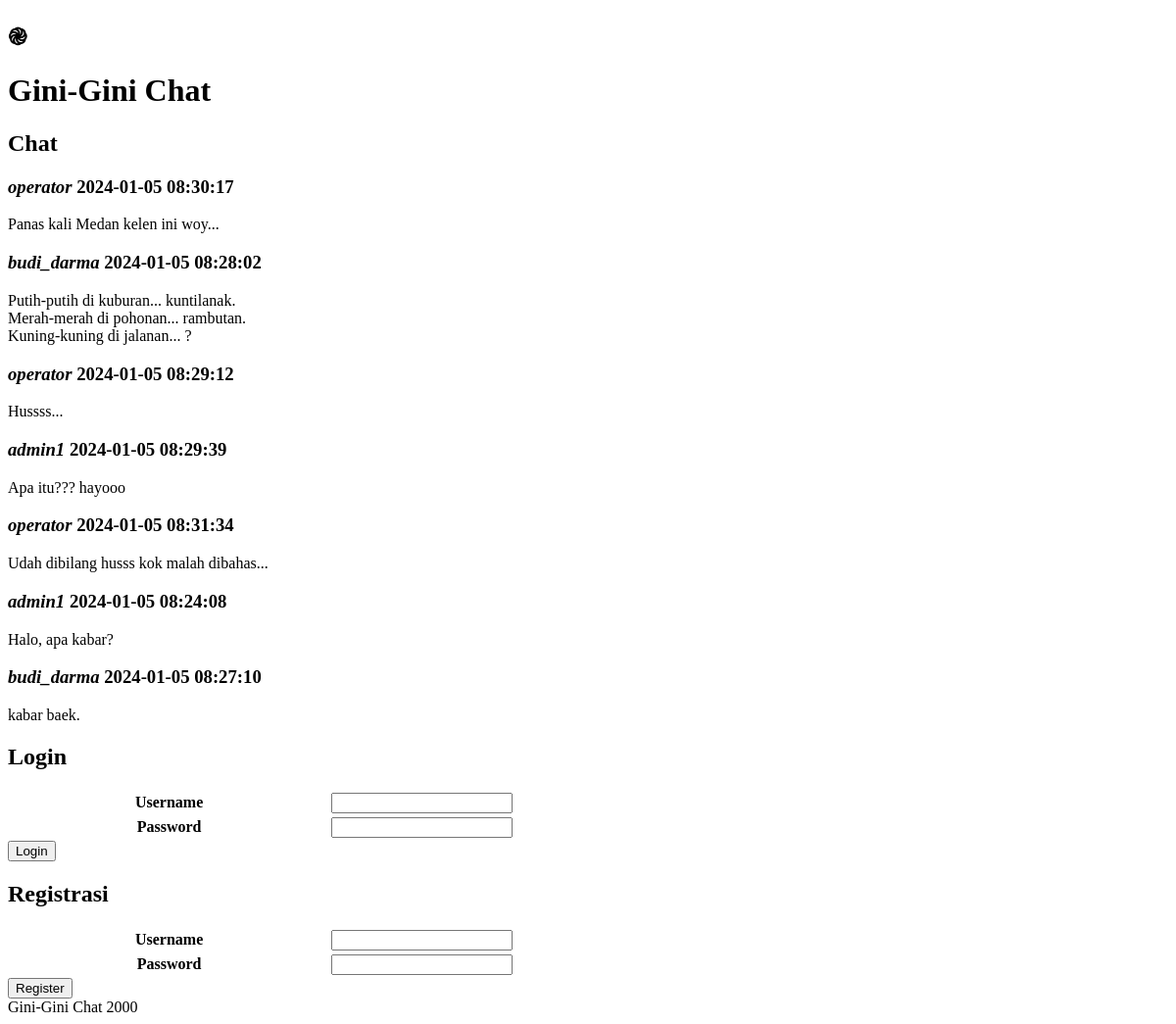
The page / on the database its author committed.
### tables this page shows
CREATE TABLE `chatdb` (
  `ID` int(10) NOT NULL,
  `tgl` datetime NOT NULL,
  `userID` int(10) NOT NULL,
  `chatID` int(10) NOT NULL,
  `teks` text NOT NULL
);

CREATE TABLE `userdb` (
  `ID` int(10) NOT NULL,
  `username` varchar(30) NOT NULL,
  `password` varchar(64) NOT NULL,
  `level` int(1) NOT NULL,
  `login` datetime NOT NULL
);

### functions.php (called while the page is built, shortened)
<?php
function query2($sql) {
	global $koneksi;
	$list = array();
	$hasil = mysqli_query($koneksi, $sql);
	if (!$hasil) {
		kembali("error.php");
	}
	else {
		while($row = mysqli_fetch_assoc($hasil)) {
			$list[] = $row;
		}
		return $list;
	}
}
function is_login() {
	if (isset ($_SESSION['user']))
		return true;
	else
		return false;
}

### chat.php (the view, shortened to what this page needs)
<?php
$sql = " SELECT chatdb.ID as IDchat,
								userdb.username as nama,
								chatdb.tgl as tgl,
								chatdb.teks as teks
				 FROM chatdb LEFT JOIN userdb
							ON chatdb.userID = userdb.ID
				 WHERE chatdb.chatID = 0
				 ORDER BY chatdb.ID DESC
				 LIMIT 0,10 ";
$hasil = query2($sql);
for($i=0; $i<count($hasil); $i++) {
	echo get_chat($hasil[$i]['IDchat'],
								$hasil[$i]['nama'],
								$hasil[$i]['tgl'],
								urldecode($hasil[$i]['teks']));
	echo replies($hasil[$i]['IDchat']);
}
function replies($IDchat){
	$sql2 = " SELECT chatdb.ID as IDchat,
								userdb.username as nama,
								chatdb.tgl as tgl,
								chatdb.teks as teks
				 FROM chatdb LEFT JOIN userdb
							ON chatdb.userID = userdb.ID
				 WHERE chatdb.chatID = $IDchat
				 ORDER BY chatdb.ID
				 LIMIT 0,10 ";
	$hasil2 = query2($sql2);
	$susun = "<div class='daftar_replies'>";
	for($i=0; $i<count($hasil2); $i++){
		$susun .= get_replies($hasil2[$i]);
	}
	$susun .= "</div>";
	return $susun;
}
function get_chat($IDchat, $nama, $tgl, $teks){
	$chat = "<article class='chat' id='chat_$IDchat'>
				<h3 class='titlebar kecil merah'>
				<var>$nama</var>
				<time>$tgl</time>
				</h3>
				<p>$teks</p>
				<input type='hidden' name='kaitan'
					value='$IDchat'>
				</article>";
	return $chat;
}
function get_replies($array){
	$teks = urldecode($array['teks']);
	return "<article class='reply'>
				<h3 class='titlebar kecil merah'>
				<var>$array[nama]</var>
				<time>$array[tgl]</time>
				</h3>
				<p>$teks</p>
				</article>";
}

### header.php (shortened to what this page needs)
<!DOCTYPE html>
<html lang="en">
<head>
	<link rel="stylesheet" href="style.css">
</head>
<body>
<header>
	<h2>&#x58e;</h2>
	<h1>Gini-Gini Chat</h1>
</header>

### index.php (shortened to what this page needs)
<?php
include "header.php";
?>
<main>
	<div class='panel'>
		<section class='bagian'>
			<h2 class='h2'>Chat</h2>
			<div class='daftar'>
				<?php include "chat.php"; ?>
		  </div>
    </section>
  </div>
	<?php
	if ( is_login() ) {
		include "index-part2.php";
	}
	else {
		include "index-part1.php";
	}
?>
</main>
<?php
include "footer.php";
?>

### index-part1.php
<div class='panel'>
<section class='bagian'>
	<h2 class='h2'>Login</h2>
	<form action='login.php' method='post' class='form1' >
	<table width='100%' class='tabel1'>
	<tr><th>Username</th>
			<td><input type='text' required name='username'>
			</td></tr>
	<tr><th>Password</th>
			<td><input type='password' required name='password'>
			</td></tr>
	</table>
	<button type='submit'>Login</button>
	</form>
	</section>
<section class='bagian'>
	<h2 class='h2'>Registrasi</h2>
	<form action='register.php' method='post' class='form1' >
	<table width='100%' class='tabel1'>
	<tr><th>Username</th>
			<td><input type='text' required name='username'>
			</td></tr>
	<tr><th>Password</th>
			<td><input type='password' required name='password'>
			</td></tr>
	</table>
	<button type='submit'>Register</button>
	</form>
	</section>
</div>

### footer.php
<footer>Gini-Gini Chat 2000</footer>
</body>
</html>

### rows shown on the page
chatdb: userID.username "operator", tgl "2024-01-05 08:30:17", teks "Panas kali Medan kelen ini woy..."
chatdb: userID.username "budi_darma", tgl "2024-01-05 08:28:02", teks "Putih-putih di kuburan... kuntilanak. Merah-merah di pohonan... rambutan. Kuning-kuning di jalanan... ?"
chatdb: userID.username "operator", tgl "2024-01-05 08:29:12", teks "Hussss..."
chatdb: userID.username "admin1", tgl "2024-01-05 08:29:39", teks "Apa itu??? hayooo"
chatdb: userID.username "operator", tgl "2024-01-05 08:31:34", teks "Udah dibilang husss kok malah dibahas..."
chatdb: userID.username "admin1", tgl "2024-01-05 08:24:08", teks "Halo, apa kabar?"
chatdb: userID.username "budi_darma", tgl "2024-01-05 08:27:10", teks "kabar baek."
